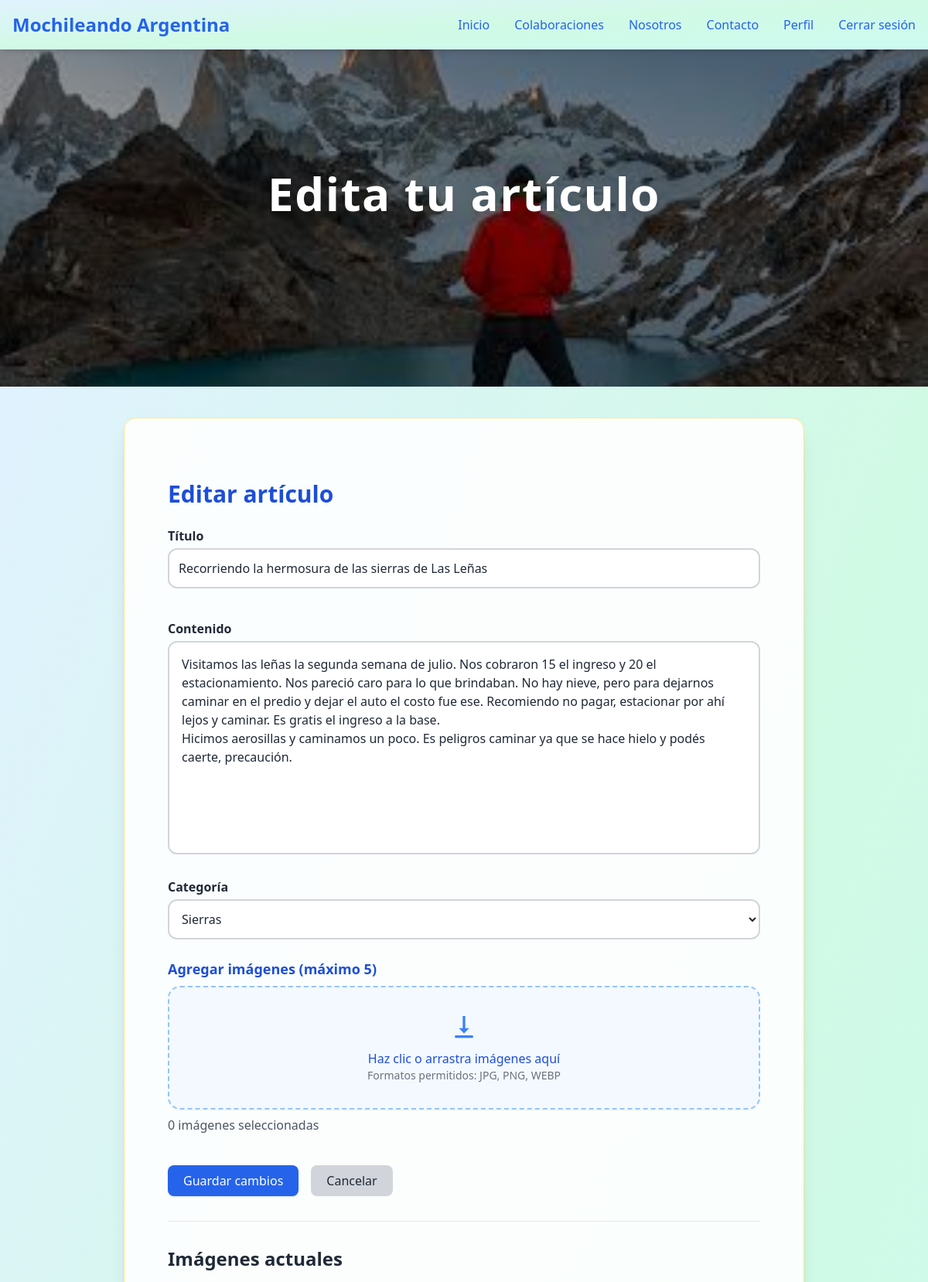
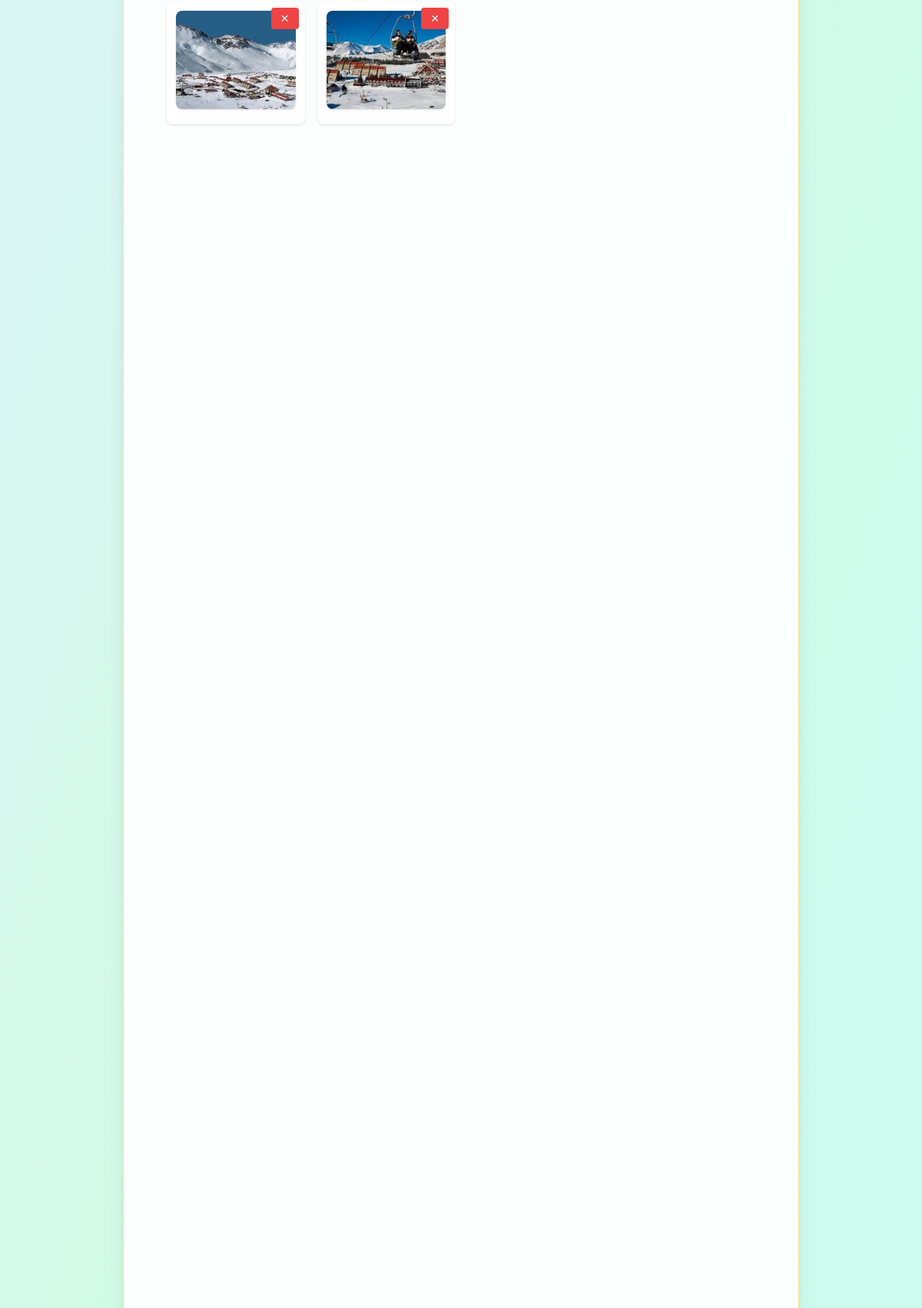
Screenshot of /posts/articulos/6/editar/ (signed in) with the database file from the repository (2 pictures, top to bottom).
### apps/posts/models.py (models this page shows, shortened)
class Articulo(models.Model):
    titulo = models.CharField(max_length=200)
    contenido = models.TextField()
    categoria = models.ForeignKey(Categoria, on_delete=models.SET_NULL, null=True)
    autor = models.ForeignKey(User, on_delete=models.CASCADE, related_name='articulos')
    fecha_publicacion = models.DateTimeField(auto_now_add=True)
    visitas = models.PositiveIntegerField(default=0)
    destacado = models.BooleanField(default=False)
    class Meta:
        ordering = ['-fecha_publicacion']
    def puede_editar(self, user):
        return (
            user.is_authenticated and (
                user == self.autor or
                user.is_staff or
                user.is_superuser
            )
        )

class ImagenArticulo(models.Model):
    articulo = models.ForeignKey(Articulo, on_delete=models.CASCADE, related_name='imagenes')
    imagen = models.ImageField(upload_to='articulos/imagenes/')
    class Meta:
        verbose_name = "Imagen de Artículo"
        verbose_name_plural = "Imágenes de Artículo"

### apps/posts/views.py (the view, shortened to what this page needs)
# urls.py: path('articulos/<int:pk>/editar/', ArticuloUpdateView.as_view(), name='articulo_editar'),
class ArticuloUpdateView(LoginRequiredMixin, UserPassesTestMixin, UpdateView):
    model = Articulo
    form_class = ArticuloForm
    template_name = 'posts/articulo_editar.html'
    def test_func(self):
        return self.get_object().puede_editar(self.request.user)

### apps/posts/models.py (called while the page is built)
    def __str__(self):
        return self.nombre

### templates/posts/articulo_editar.html (shortened to what this page needs)
{% extends 'layouts/general-layout.html' %}
{% load widget_tweaks %}
{% load static %}
{% block banner %}
<section class="relative w-full h-[300px] md:h-[420px] lg:h-[500px] overflow-hidden">
    <img src="{% static 'img/BannerEditar.jpg' %}" alt="Banner del artículo" class="w-full h-full object-cover">
    <div class="absolute inset-0 flex items-center justify-center bg-black/40">
        <h1 class="text-white text-4xl md:text-6xl font-extrabold tracking-wide drop-shadow-xl">
            Edita tu artículo
        </h1>
    </div>
</section>
{% endblock banner %}
{% block content %}
<div class="max-w-4xl mx-auto px-4 py-10">
    <h2 class="text-3xl font-bold text-blue-700 mb-6">Editar artículo</h2>
    <form method="POST" enctype="multipart/form-data" class="space-y-6">
        <div>
            <label class="block font-semibold text-gray-800 mb-1">Título</label>
            {{ form.titulo|add_class:"w-full border border-gray-300 rounded-lg p-2" }}
        </div>
        <div>
            <label class="block font-semibold text-gray-800 mb-1">Contenido</label>
            {{ form.contenido|add_class:"w-full border border-gray-300 rounded-lg p-2" }}
        </div>
        <div>
            <label class="block font-semibold text-gray-800 mb-1">Categoría</label>
            {{ form.categoria|add_class:"w-full border border-gray-300 rounded-lg p-2" }}
        </div>
        <div class="mb-6">
            <label class="block font-semibold text-blue-700 text-lg mb-2">
                Agregar imágenes (máximo 5)
            </label>
            <label id="drop-area" class="flex flex-col items-center justify-center w-full h-40
                       border-2 border-dashed border-blue-300 rounded-2xl
                       bg-blue-50/60 hover:bg-blue-100 transition cursor-pointer
                       shadow-sm hover:shadow-md relative">
                <div class="flex flex-col items-center pointer-events-none">
                    <svg xmlns="http://www.w3.org/2000/svg" viewBox="0 0 24 24" fill="currentColor"
                        class="w-10 h-10 text-blue-500 mb-2">
                        <path d="M12 16.5l-4-4h3V3h2v9.5h3l-4 4z" />
                        <path d="M19 18H5v2h14v-2z" />
                    </svg>
                    <p class="text-blue-700 font-medium">Haz clic o arrastra imágenes aquí</p>
                    <p class="text-gray-500 text-sm">Formatos permitidos: JPG, PNG, WEBP</p>
                </div>
            </label>
            <p class="text-gray-600 mt-2" id="contador-imagenes">0 imágenes seleccionadas</p>
        </div>
        <div class="flex gap-4">
            <button class="px-5 py-2 bg-blue-600 hover:bg-blue-700 text-white rounded-lg shadow transition"
                type="submit">
                Guardar cambios
            </button>
            <a href="{% url 'posts:articulo_detalle' object.pk %}"
                class="px-5 py-2 bg-gray-300 hover:bg-gray-400 text-gray-800 rounded-lg">
                Cancelar
            </a>
        </div>
    </form>
    <hr class="my-8">
    <h4 class="text-2xl font-semibold text-gray-800 mb-4">Imágenes actuales</h4>
    {% if object.imagenes.all %}
    <div class="grid grid-cols-2 md:grid-cols-4 gap-4">
        {% for img in object.imagenes.all %}
        <div class="text-center bg-white p-3 rounded-lg shadow relative" id="img-{{ img.id }}">
            <img src="{{ img.imagen.url }}" class="rounded-lg w-full h-32 object-cover mb-2 shadow">
            <button
                class="bg-red-500 hover:bg-red-600 text-white text-sm px-3 py-1 rounded eliminar-imagen absolute top-2 right-2"
                data-id="{{ img.id }}">
                ✕
            </button>
        </div>
        {% endfor %}
    </div>
    {% else %}
    <p class="text-gray-600">No hay imágenes cargadas.</p>
    {% endif %}
</div>
{% endblock content %}

### rows the page displays
Articulo: titulo "Recorriendo la hermosura de las sierras de Las Leñas", contenido "Visitamos las leñas la segunda semana de julio. Nos cobraron 15 el ingreso y 20 el estacionamiento. Nos pareció caro para lo que brindaban. No hay nieve, pero para dejarnos caminar en el predio y dejar el auto el costo fue ese. Recomiendo no pagar, estacionar por ahí lejos y caminar. Es gratis el ingreso a la base. Hicimos aerosillas y caminamos un poco. Es peligros caminar ya que se hace hielo y podés caerte, precaución.", categoria "Sierras"
ImagenArticulo: imagen (picture)
ImagenArticulo: imagen (picture)
